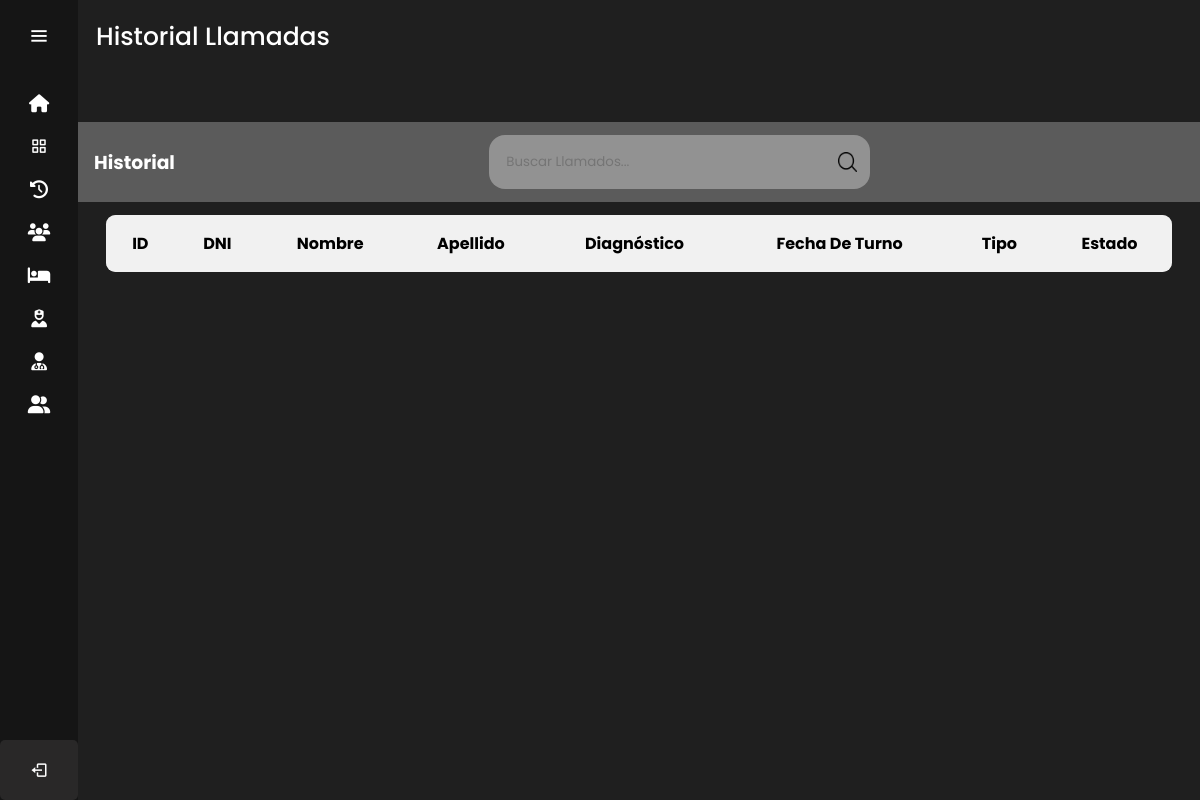
The page /historial_llamadas/ (signed in) on the database as committed earlier.
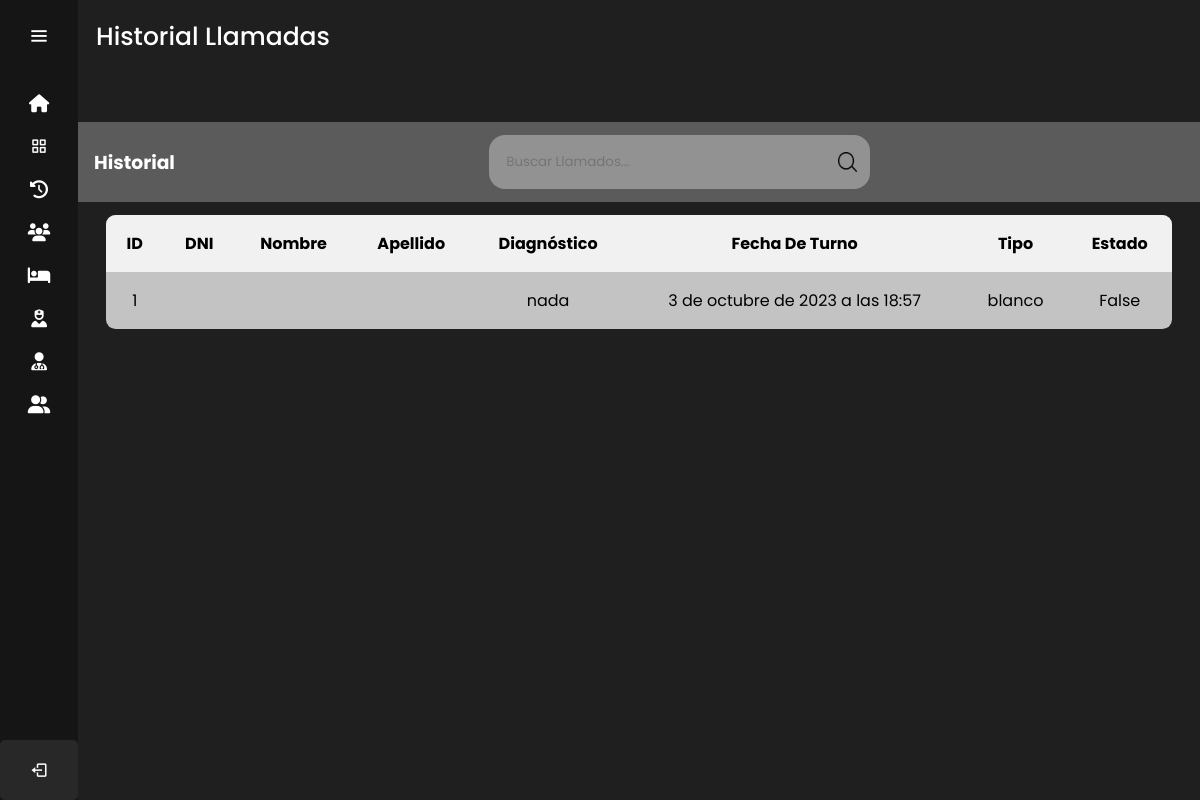
The same page on the database as committed later.
### sitio/models.py (models this page shows)
class Llamados(models.Model):
    tipo_llamado=models.CharField(max_length=20)
    fecha_hora=models.DateTimeField(default=timezone.now)
    diagnostico=models.CharField(max_length=50,default='nada')
    ubicacion=models.CharField(max_length=20,null=True,default=None)
    id_paciente=models.ForeignKey(Paciente,on_delete=models.SET_DEFAULT, null=True,default=None)
    id_zona=models.ForeignKey(Salas,on_delete=models.SET_DEFAULT, null=True,default=None )
    id_medico=models.ForeignKey(Medico,on_delete=models.SET_DEFAULT, null=True,default=None)
    estado=models.BooleanField(default=False)

### sitio/views.py (the view)
# urls.py: path('historial_llamadas/',login_required(views.historial_llamadas),name='historial_llamadas'),
@user_passes_test(is_medico_recepcionista_o_enfermero)
def historial_llamadas (request):
    llamadas=Llamados.objects.all()
    return render(request, 'historial_llamadas.html',{'llamadas':llamadas})

### sitio/views.py (called while the page is built)
def is_medico_recepcionista_o_enfermero(user):
    return (
        user.groups.filter(name='Médico').exists() or
        user.groups.filter(name='Recepcionista').exists() or
        user.groups.filter(name='Enfermero').exists() or
        user.groups.filter(name='ADMIN').exists()
    )

### sitio/templates/historial_llamadas.html (shortened to what this page needs)
{% extends 'layouts/nav.html' %} {% load static %} {% block content %}
<head>
    <link rel="stylesheet" href="{% static '/styles/tabla_paciente_styles.css' %}">
</head>
    <div class="text">Historial Llamadas</div>
    <div class="table">
        <section class="table__header">
            <h1>Historial</h1>
            <div class="input-group">
                <input type="search" placeholder="Buscar Llamados...">
                <img src="../static/images/search.png" alt="">
            </div>
        </section>
        <section class="table__body">
            <table>
                <thead>
                    <tr>
                        <th> ID</th>
                        <th> DNI</th>
                        <th> Nombre</th>
                        <th> Apellido</th>
                        <th> Diagnóstico</th>
                        <th> Fecha de turno</th>
                        <th> Tipo</th>
                        <th> Estado</th>
                    </tr>
                </thead>
                {% for llamada in llamadas %}
                <tbody>
                    <tr>
                        <td> {{ llamada.id }} </td>
                        <td> {{ llamada.id_paciente.DNI }}</td>
                        <td> {{ llamada.id_paciente.nombre }}</td>
                        <td> {{ llamada.id_paciente.apellido }}</td>
                        <td> {{ llamada.diagnostico }}</td>
                        <td> {{ llamada.fecha_hora }}</td>
                        <td> {{ llamada.tipo_llamado }}</td>
                        <td> {{ llamada.estado }}</td>
                    </tr>
                </tbody>
                {% endfor %}
            </table>
        </section>
    </div>
{% endblock %}

Rows that differ between the two databases and show on the page:
added Llamados: id "1", diagnostico "nada", fecha_hora "3 de octubre de 2023 a las 18:57", tipo_llamado "blanco", estado "False"
